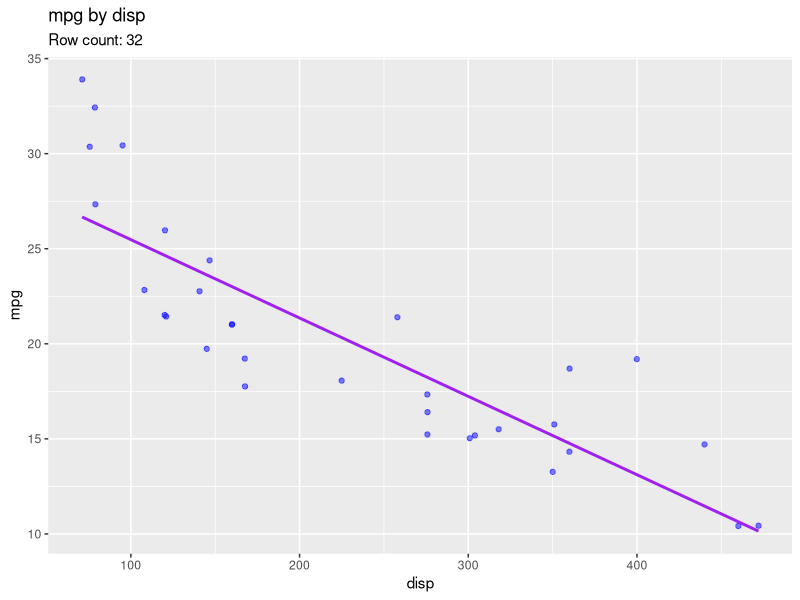
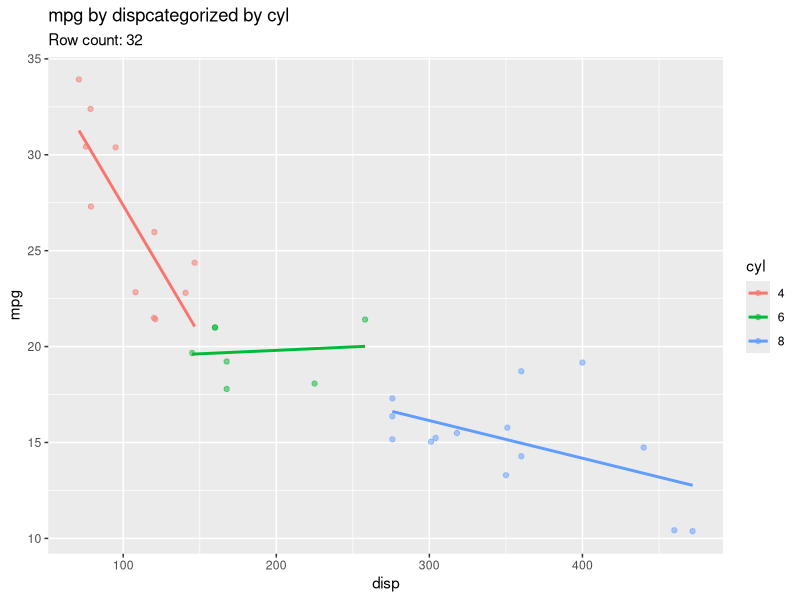
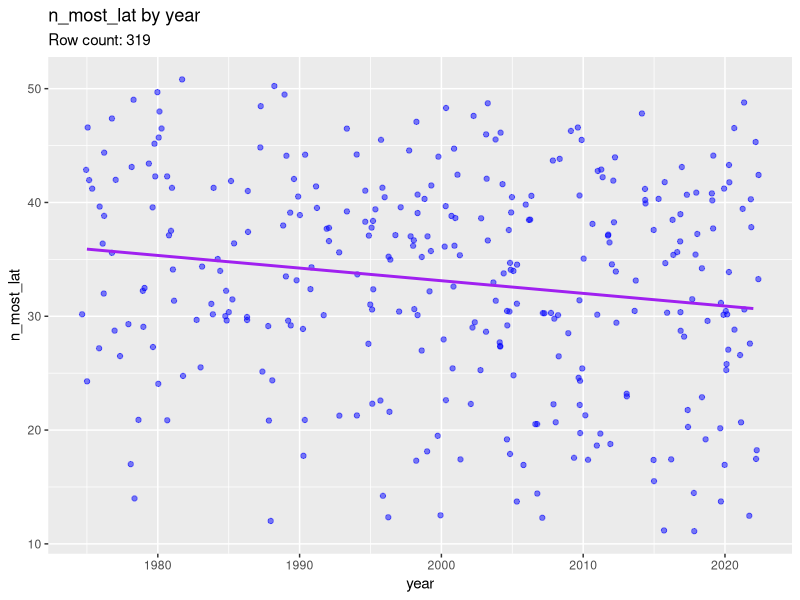
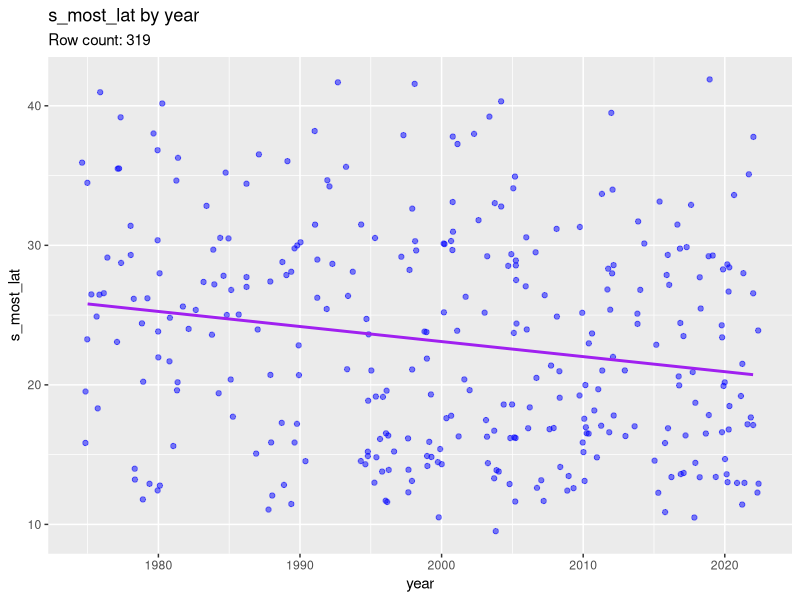
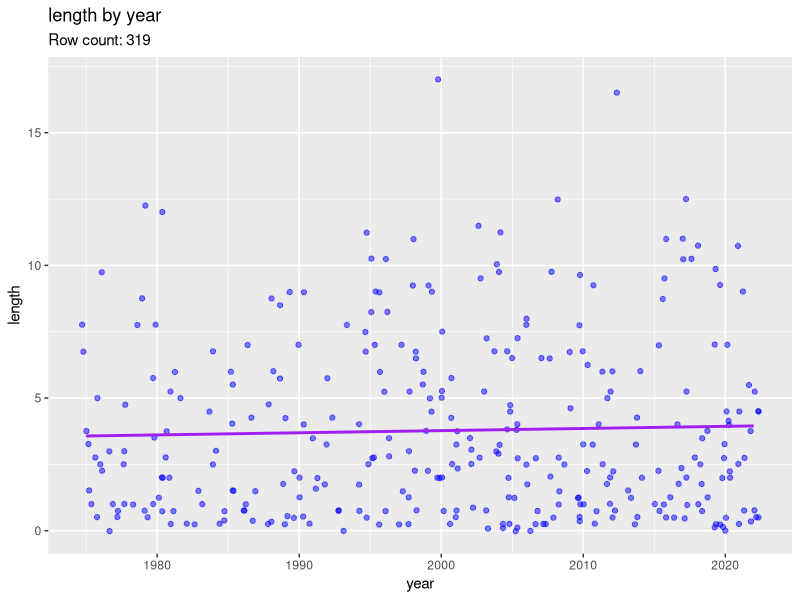
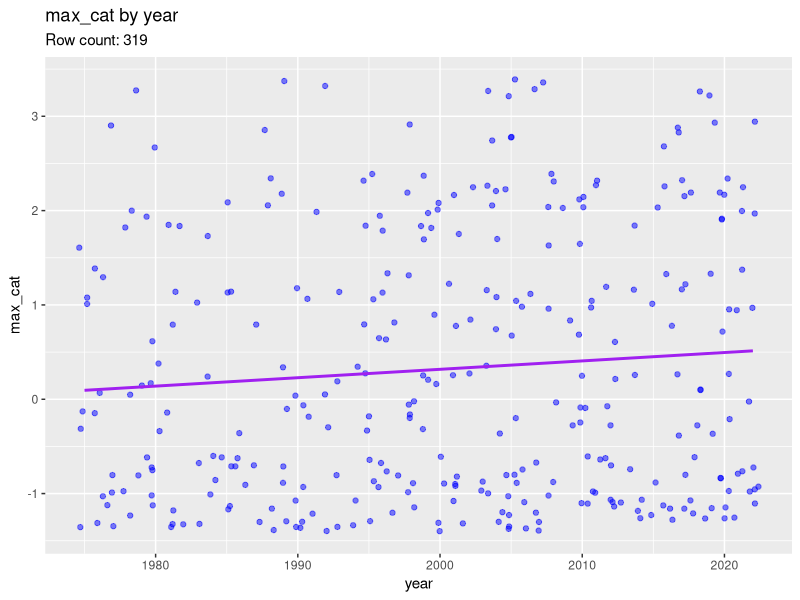
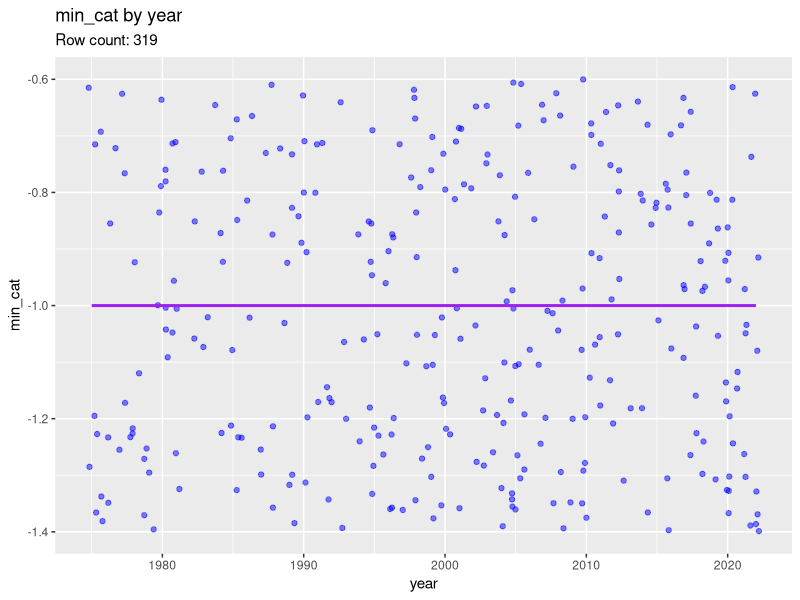
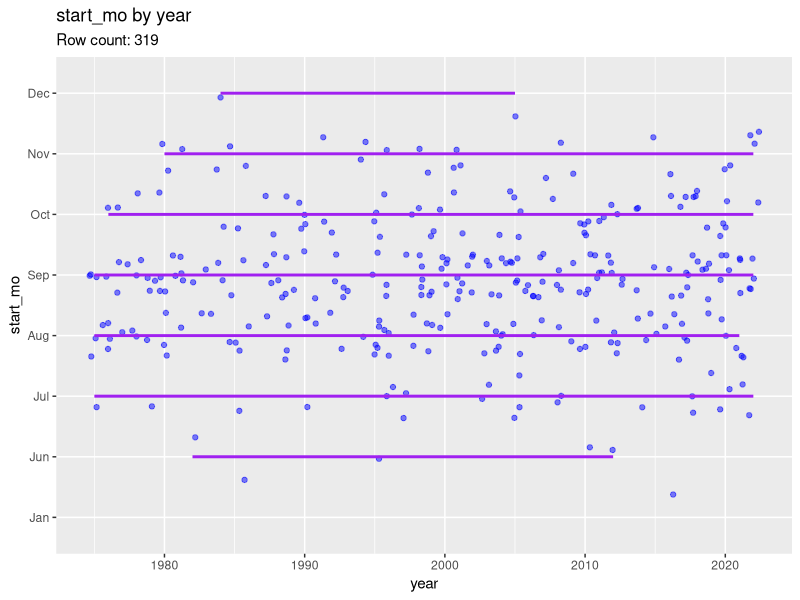

Write R code to recreate these figures, in order.
# Data Analysis Essentials
# Lesson 5 - Creation Functions for Exploratory Data Analysis
# Date: 12/08/2019

# Load Packages ----------------------------------------------------------------
library(stringr) # stringr
library(tidyverse) # tidyverse

# Write functions to create and save consistent plots --------------------------

# plot_save: function to name and save plots
plot_save <- function(filename) {
  filename %>% ggsave()
}

# gg_explore: create consistant scatterplots with variables mapped to the x and 
# y axes


# Define input variables and default parameters 
gg_explore <- function(data, x_col, y_col,
                       param_title = str_c(y_col, " by ", x_col),
                       param_subtitle = str_c("Row count: ", data %>% nrow()),
                       param_alpha = 0.5,
                       param_method = "lm",
                       param_se = FALSE,
                       param_line_color = "purple",
                       param_dot_color = "blue") {
  
  # Generate an exploratory plot and save it to the environment as "plt"
  plt <- data %>%
    ggplot(mapping = aes_string(x = x_col, y = y_col)) +
    geom_jitter(alpha = param_alpha, color = param_dot_color) + 
    geom_smooth(method = param_method, se = param_se, color = param_line_color) +
    ggtitle(param_title, subtitle = param_subtitle) 
  
  # Display the Plot
  plt %>% print()
  
  # save plot to file
  str_c(x_col, "vs", y_col, ".png") %>% plot_save()
}


# gg_explore_color: create consistant scatterplots with variables mapped to the
# x and y axes and to color

# Define input variables and default parameters 
gg_explore_color <- function(data, x_col, y_col, z_col,
                       param_title = str_c(y_col, " by ", x_col, 
                                           "categorized by ", z_col),
                       param_subtitle = str_c("Row count: ", data %>% nrow()),
                       param_alpha = 0.5,
                       param_method = "lm",
                       param_se = FALSE) {
  
  # Generate an exploratory plot and save it to the environment as "plt"
  plt <- data %>%
    ggplot(mapping = aes_string(x = x_col, y = y_col, color = z_col)) +
    geom_jitter(alpha = param_alpha) + 
    geom_smooth(method = param_method, se = param_se) +
    ggtitle(param_title, subtitle = param_subtitle) 
  
  # Display the Plot
  plt %>% print()
  
  # save plot to file
  str_c(x_col, "vs", y_col, "cat_by ", z_col, ".png") %>% plot_save()
}
  

# Test the functions using the mtcars dataset ----------------------------------

df_mtcars <- mtcars %>%
  mutate(cyl = as.factor(cyl),
         gear = as.factor(gear))

gg_explore(df_mtcars, "disp", "mpg")
gg_explore_color(df_mtcars, "disp", "mpg", "cyl")


# Explore the Data -------------------------------------------------------------

# glimpse()
storms %>% glimpse()
?storms

# head() & tail()
head(storms, 10)
tail(storms, 10)

# Display help on dataset
?storms


# Process the data -------------------------------------------------------------

# Save the dataframe as df_storms, removing columns that will not be used,
# coercing data types.  Filter to include only hurricanes

df_hurricane <- storms %>%
  select(-(12:13)) %>%
  filter(status == "hurricane") %>%
  mutate(year = as.integer(year),
         month = as.integer(month),
         hour = as.integer(hour))

# collapse the date & time variables into a single column
df_hurricane <- df_hurricane %>% 
  mutate(obs_date = str_c(month, "-", day, "-", year),
         # workaround: convert the hour variable to string type and join to 
         # ":00" so that lubridate will recognize as a time
         obs_time = str_c(as.character(hour), ":00"),
         obs_datetime = lubridate::mdy_hm(str_c(obs_date, "-", obs_time)),
         # convert max_cat into an integer variable, subtracting 2
         # so that the integer value matches the official category rather than
         # its ordinal position
         category = as.integer(category),
         category = category - 2) %>%
  select(name, obs_datetime, year, month, lat, long, category)


# group_by and summarize -------------------------------------------------------

# group by year and name, creating a single observation for each hurricane
# Note: Storms that occured over Dec 31/Jan 1 will have two observations,
# one in each year

df_hurricane_summary <- df_hurricane %>%
  group_by(year, name) %>%
  summarize(start = min(obs_datetime), end = max(obs_datetime),
            n_most_lat = max(lat), s_most_lat = min(lat), 
            max_cat = max(category),
            min_cat = min(category)) %>%
  mutate(length = (end - start)/lubridate::ddays(1),
         start_mo = lubridate::month(start, label = TRUE),
         end_mo = lubridate::month(end, label = TRUE))
         
# explore the summary table for df_hurricane_summary
df_hurricane_summary %>% 
  arrange(max_cat) %>%
  glimpse() %>%
  head(10)

df_hurricane_summary %>% 
  arrange(max_cat) %>%
  tail(10)

df_hurricane_summary %>% 
  arrange(min_cat) %>%
  glimpse() %>%
  head(10)

# Use walk() to iterate over the summary dataset and create visualizations------

# define x and y axis columns 

x_col <- "year"

y_cols <- c("n_most_lat", "s_most_lat", "length", "max_cat", "min_cat", 
            "start_mo", "end_mo")


# Create a functional call to iterate over the objects, calling gg_explore with 
# df_hurricane_summary 
y_cols %>% walk(gg_explore, data = df_hurricane_summary, x_col = x_col)
